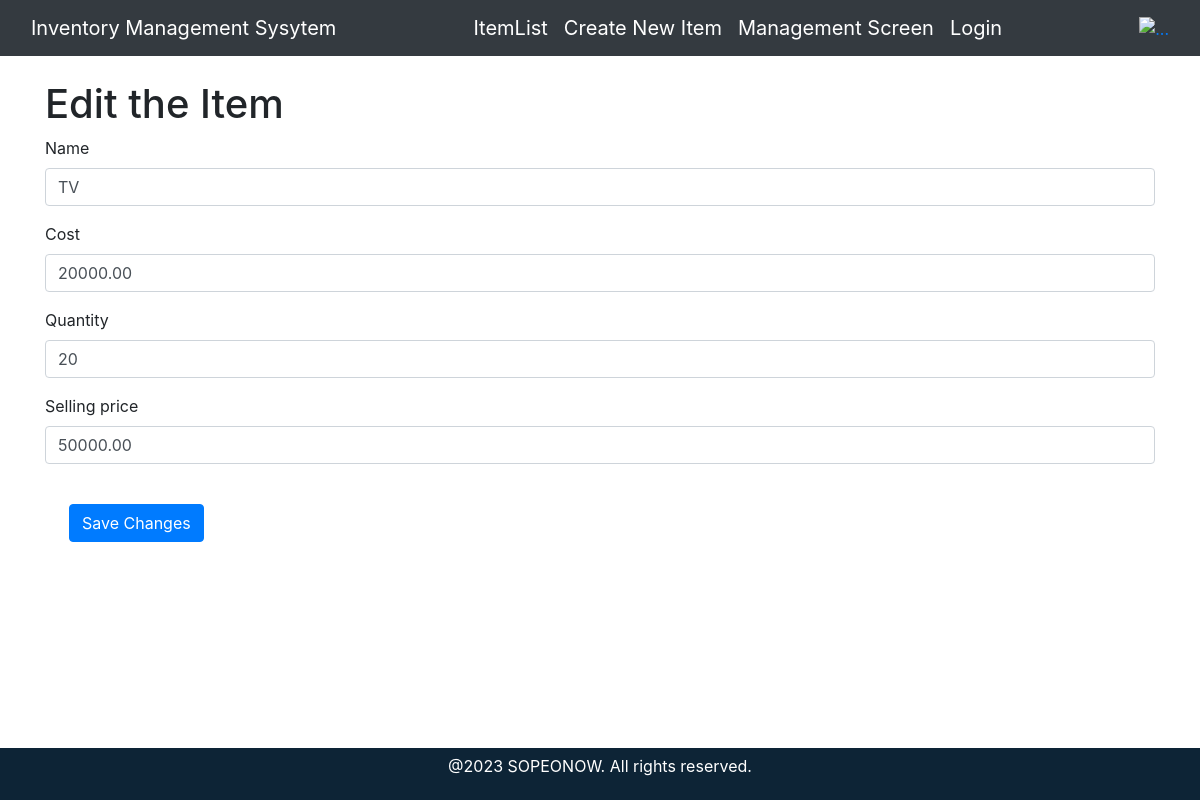
Page /IMS/editItem/2/ on the earlier database version.
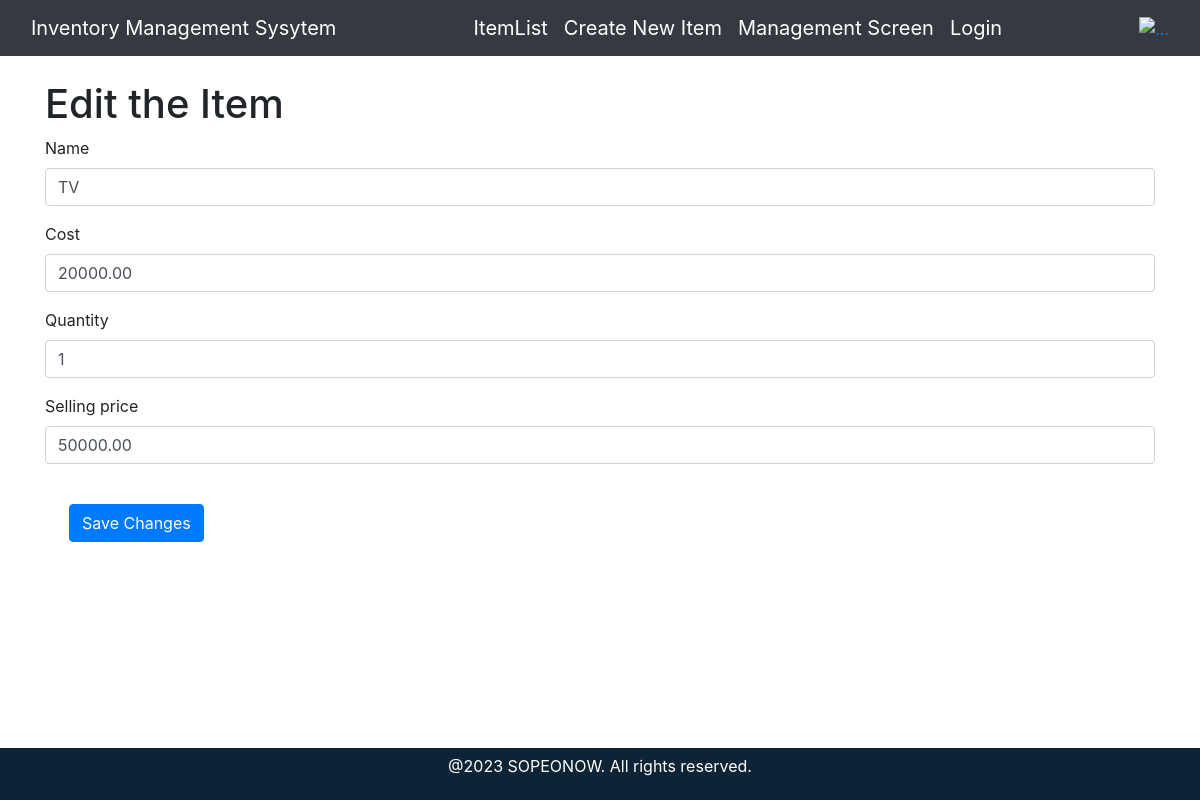
Same page on the later database version.
### IMS/models.py (models this page shows, shortened)
class Inventory(models.Model):
    id = models.AutoField(primary_key=True)
    name = models.CharField(max_length=100)
    iin = models.CharField(max_length=100, default=uuid.uuid4)  # Item Identification Number
    cost = models.DecimalField(max_digits=10, decimal_places=2)
    quantity = models.PositiveIntegerField()
    quantity_sold = models.PositiveIntegerField(default=0)
    selling_price = models.DecimalField(max_digits=10, decimal_places=2)
    profit_earned = models.DecimalField(max_digits=10, decimal_places=2,default=0)
    revenue = models.DecimalField(max_digits=10, decimal_places=2,default=0)

### IMS/views.py (the view)
# urls.py: path('editItem/<int:item_id>/',views.editItem, name = "editItem"),
def editItem(request, item_id):
    item = Inventory.objects.get(pk = item_id)
    if request.method == 'POST':
        form = InventoryForm(request.POST, instance=item)
        if form.is_valid():
            form.save()
            return redirect('itemList')
    else:
        form = InventoryForm(instance=item)
    context = {'form': form, 'item': item}
    return render(request, 'editItem/index.html', context)

### IMS/forms.py
class InventoryForm(forms.ModelForm):
    class Meta:
        model = Inventory
        fields = ['name','cost','quantity','selling_price']

### IMS/templates/editItem/index.html (shortened to what this page needs)
{% extends 'main/ss.html'%}
{% load bootstrap4 %}
{% block body %}
    <div class="container">
        <h1 class="mt-4">Edit the Item</h1>
        <form method="post" action = ''>
            {% bootstrap_form form %}
            <button type="submit" class="btn btn-primary m-4">Save Changes</button>
        </form>
    </div>
{% endblock %}

Differences in the rows shown:
changed Inventory "TV": quantity "20" → "1"
